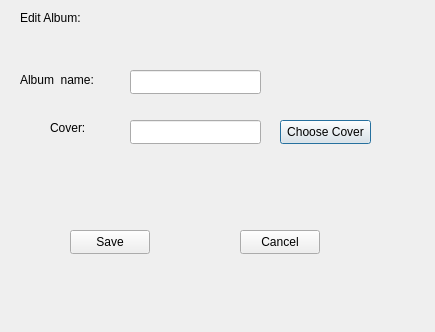
<?xml version="1.0" encoding="UTF-8"?>
<ui version="4.0">
 <class>EditAlbumDialog</class>
 <widget class="QDialog" name="EditAlbumDialog">
  <property name="geometry">
   <rect>
    <x>0</x>
    <y>0</y>
    <width>435</width>
    <height>332</height>
   </rect>
  </property>
  <property name="windowTitle">
   <string>Dialog</string>
  </property>
  <widget class="QLineEdit" name="albumNameLineEdit">
   <property name="geometry">
    <rect>
     <x>130</x>
     <y>70</y>
     <width>131</width>
     <height>24</height>
    </rect>
   </property>
  </widget>
  <widget class="QLabel" name="label">
   <property name="geometry">
    <rect>
     <x>20</x>
     <y>70</y>
     <width>81</width>
     <height>20</height>
    </rect>
   </property>
   <property name="text">
    <string>Album  name: </string>
   </property>
  </widget>
  <widget class="QLabel" name="label_2">
   <property name="geometry">
    <rect>
     <x>50</x>
     <y>120</y>
     <width>49</width>
     <height>16</height>
    </rect>
   </property>
   <property name="text">
    <string>Cover:</string>
   </property>
  </widget>
  <widget class="QLineEdit" name="coverPathLineEdit">
   <property name="geometry">
    <rect>
     <x>130</x>
     <y>120</y>
     <width>131</width>
     <height>24</height>
    </rect>
   </property>
   <property name="readOnly">
    <bool>true</bool>
   </property>
  </widget>
  <widget class="QPushButton" name="chooseCoverButton">
   <property name="geometry">
    <rect>
     <x>280</x>
     <y>120</y>
     <width>91</width>
     <height>24</height>
    </rect>
   </property>
   <property name="text">
    <string>Choose Cover</string>
   </property>
  </widget>
  <widget class="QPushButton" name="cancelButton">
   <property name="geometry">
    <rect>
     <x>240</x>
     <y>230</y>
     <width>80</width>
     <height>24</height>
    </rect>
   </property>
   <property name="text">
    <string>Cancel</string>
   </property>
  </widget>
  <widget class="QPushButton" name="saveButton">
   <property name="geometry">
    <rect>
     <x>70</x>
     <y>230</y>
     <width>80</width>
     <height>24</height>
    </rect>
   </property>
   <property name="text">
    <string>Save</string>
   </property>
  </widget>
  <widget class="QLabel" name="label_3">
   <property name="geometry">
    <rect>
     <x>20</x>
     <y>10</y>
     <width>71</width>
     <height>16</height>
    </rect>
   </property>
   <property name="text">
    <string>Edit Album:</string>
   </property>
  </widget>
 </widget>
 <resources/>
 <connections/>
</ui>
